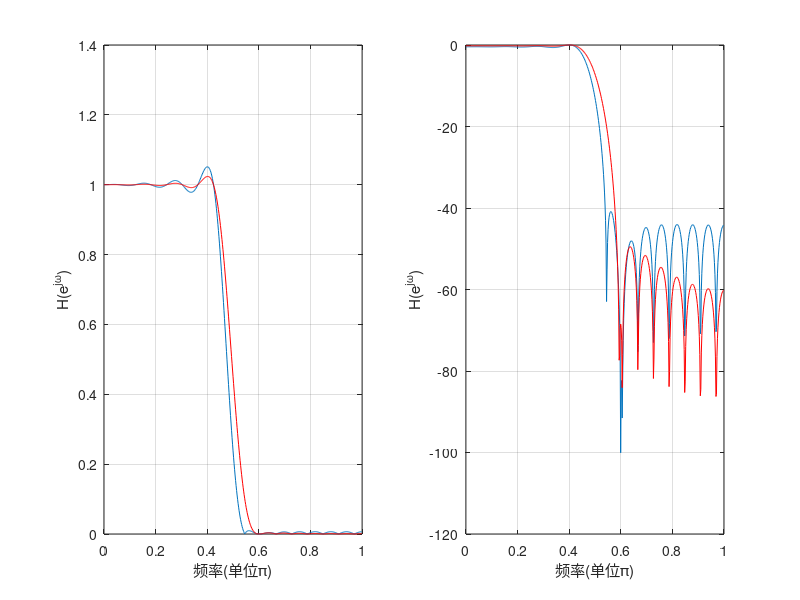

The MATLAB source for this figure:
%%%%%%%%%%%%%%%%%%%%%%%%% 加一个过渡点
N=33;n=0:N-1;wc=pi/2;T1=0.4;T2=0.6;T3=0.1;
%3db 截止频率对应采样点
M1=fix(wc/(2*pi/N));
M2=N-2*M1-1;
%理想低通滤波器对应频域采样序列
A1=[ones(1,M1),T1,zeros(1,M2),T1,ones(1,M1-1)];
%第一类线性相位的相角
theta1=-pi*(0:N-1)*(N-1)/N;
%频率采样法得到的 FIR 滤波器的频域序列
Hk1=A1.*exp(1i*theta1);
%频率采样法得到的 FIR 滤波器的单位响应
h1=real(ifft(Hk1));
%频率采样法得到的 FIR 滤波器的幅频响应
[H1, w1]=freqz(h1,1);
%%%%%%%%%%%%%%%%%%%%%%%%% 加两个个过渡点
A2=[ones(1,M1),T2,T3,zeros(1,M2-2),T3,T2,ones(1,M1-1)];
%第一类线性相位的相角
theta2=-pi*(0:N-1)*(N-1)/N;
%频率采样法得到的 FIR 滤波器的频域序列
Hk2=A2.*exp(1i*theta2);
%频率采样法得到的 FIR 滤波器的单位响应
h2=real(ifft(Hk2));
%频率采样法得到的 FIR 滤波器的幅频响应
[H2, w2]=freqz(h2,1);
%%%%%%%%%%%%%%%%%%%%%%%%% 画图
dbH1=20*log10(abs(H1)/max(abs(H1)));
dbH2=20*log10(abs(H2)/max(abs(H2)));
subplot(1,2,1);plot(w1/pi,abs(H1),w2/pi,abs(H2),'r');
grid
xlabel('频率(单位\pi)');ylabel('H(e^{j\omega})');
subplot(1,2,2);plot(w1/pi,dbH1,w2/pi,dbH2,'r');
grid
xlabel('频率(单位\pi)');ylabel('H(e^{j\omega})');